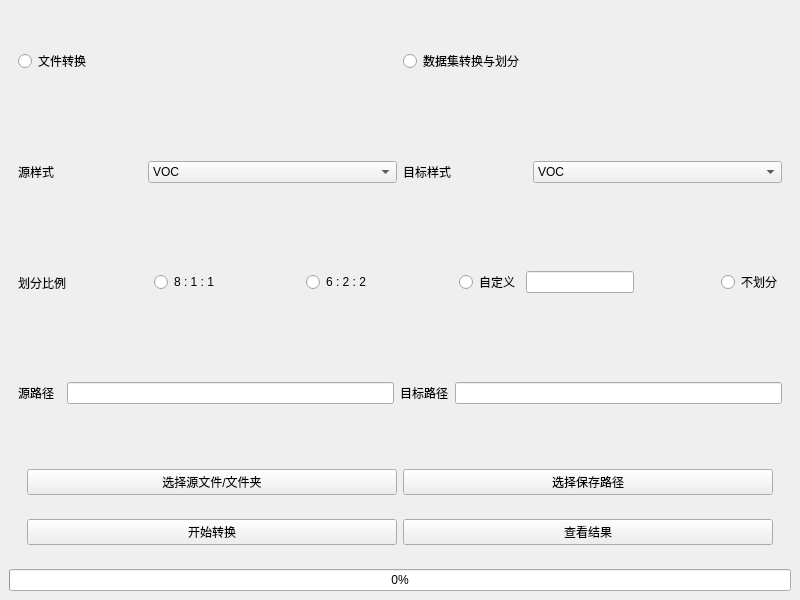
<?xml version="1.0" encoding="UTF-8"?>
<ui version="4.0">
 <class>MainWindow</class>
 <widget class="QMainWindow" name="MainWindow">
  <property name="geometry">
   <rect>
    <x>0</x>
    <y>0</y>
    <width>800</width>
    <height>600</height>
   </rect>
  </property>
  <property name="windowTitle">
   <string>MainWindow</string>
  </property>
  <widget class="QWidget" name="centralwidget">
   <layout class="QVBoxLayout" name="verticalLayout_2">
    <item>
     <widget class="QWidget" name="widget" native="true">
      <layout class="QHBoxLayout" name="horizontalLayout">
       <item>
        <widget class="QRadioButton" name="radioButton">
         <property name="text">
          <string>文件转换  </string>
         </property>
        </widget>
       </item>
       <item>
        <widget class="QRadioButton" name="radioButton_2">
         <property name="text">
          <string>数据集转换与划分</string>
         </property>
         <property name="checkable">
          <bool>true</bool>
         </property>
         <property name="checked">
          <bool>false</bool>
         </property>
        </widget>
       </item>
      </layout>
     </widget>
    </item>
    <item>
     <widget class="QWidget" name="widget_3" native="true">
      <layout class="QHBoxLayout" name="horizontalLayout_2" stretch="1,2,1,2">
       <item>
        <widget class="QLabel" name="label">
         <property name="text">
          <string>源样式</string>
         </property>
         <property name="alignment">
          <set>Qt::AlignLeading|Qt::AlignLeft|Qt::AlignVCenter</set>
         </property>
        </widget>
       </item>
       <item>
        <widget class="QComboBox" name="comboBox">
         <item>
          <property name="text">
           <string>VOC</string>
          </property>
         </item>
         <item>
          <property name="text">
           <string>COCO</string>
          </property>
         </item>
         <item>
          <property name="text">
           <string>YOLO</string>
          </property>
         </item>
         <item>
          <property name="text">
           <string>Data Labelme</string>
          </property>
         </item>
        </widget>
       </item>
       <item>
        <widget class="QLabel" name="label_2">
         <property name="text">
          <string>目标样式</string>
         </property>
         <property name="alignment">
          <set>Qt::AlignLeading|Qt::AlignLeft|Qt::AlignVCenter</set>
         </property>
        </widget>
       </item>
       <item>
        <widget class="QComboBox" name="comboBox_2">
         <item>
          <property name="text">
           <string>VOC</string>
          </property>
         </item>
         <item>
          <property name="text">
           <string>COCO</string>
          </property>
         </item>
         <item>
          <property name="text">
           <string>YOLO</string>
          </property>
         </item>
         <item>
          <property name="text">
           <string>Data Labelme</string>
          </property>
         </item>
        </widget>
       </item>
      </layout>
     </widget>
    </item>
    <item>
     <widget class="QWidget" name="widget_4" native="true">
      <layout class="QHBoxLayout" name="horizontalLayout_3" stretch="0,0,0,0,0,0,0,0,0,0">
       <item>
        <widget class="QLabel" name="label_3">
         <property name="text">
          <string>划分比例</string>
         </property>
        </widget>
       </item>
       <item>
        <spacer name="horizontalSpacer_5">
         <property name="orientation">
          <enum>Qt::Horizontal</enum>
         </property>
         <property name="sizeHint" stdset="0">
          <size>
           <width>40</width>
           <height>20</height>
          </size>
         </property>
        </spacer>
       </item>
       <item>
        <widget class="QRadioButton" name="radioButton_3">
         <property name="text">
          <string>8 : 1 : 1</string>
         </property>
        </widget>
       </item>
       <item>
        <spacer name="horizontalSpacer_4">
         <property name="orientation">
          <enum>Qt::Horizontal</enum>
         </property>
         <property name="sizeHint" stdset="0">
          <size>
           <width>40</width>
           <height>20</height>
          </size>
         </property>
        </spacer>
       </item>
       <item>
        <widget class="QRadioButton" name="radioButton_4">
         <property name="text">
          <string>6 : 2 : 2</string>
         </property>
        </widget>
       </item>
       <item>
        <spacer name="horizontalSpacer_2">
         <property name="orientation">
          <enum>Qt::Horizontal</enum>
         </property>
         <property name="sizeHint" stdset="0">
          <size>
           <width>40</width>
           <height>20</height>
          </size>
         </property>
        </spacer>
       </item>
       <item>
        <widget class="QRadioButton" name="radioButton_5">
         <property name="text">
          <string>自定义</string>
         </property>
        </widget>
       </item>
       <item>
        <widget class="QLineEdit" name="lineEdit"/>
       </item>
       <item>
        <spacer name="horizontalSpacer_3">
         <property name="orientation">
          <enum>Qt::Horizontal</enum>
         </property>
         <property name="sizeHint" stdset="0">
          <size>
           <width>40</width>
           <height>20</height>
          </size>
         </property>
        </spacer>
       </item>
       <item>
        <widget class="QRadioButton" name="radioButton_6">
         <property name="text">
          <string>不划分</string>
         </property>
        </widget>
       </item>
      </layout>
     </widget>
    </item>
    <item>
     <widget class="QWidget" name="widget_8" native="true">
      <layout class="QHBoxLayout" name="horizontalLayout_6">
       <item>
        <widget class="QLabel" name="label_4">
         <property name="text">
          <string>源路径  </string>
         </property>
        </widget>
       </item>
       <item>
        <widget class="QLineEdit" name="lineEdit_3">
         <property name="dragEnabled">
          <bool>false</bool>
         </property>
         <property name="readOnly">
          <bool>true</bool>
         </property>
        </widget>
       </item>
       <item>
        <widget class="QLabel" name="label_5">
         <property name="text">
          <string>目标路径</string>
         </property>
        </widget>
       </item>
       <item>
        <widget class="QLineEdit" name="lineEdit_2">
         <property name="readOnly">
          <bool>true</bool>
         </property>
        </widget>
       </item>
      </layout>
     </widget>
    </item>
    <item>
     <widget class="QWidget" name="widget_2" native="true">
      <layout class="QVBoxLayout" name="verticalLayout_3">
       <item>
        <widget class="QWidget" name="widget_7" native="true">
         <layout class="QHBoxLayout" name="horizontalLayout_4">
          <item>
           <widget class="QPushButton" name="pushButton_2">
            <property name="text">
             <string>选择源文件/文件夹</string>
            </property>
           </widget>
          </item>
          <item>
           <widget class="QPushButton" name="pushButton">
            <property name="text">
             <string>选择保存路径</string>
            </property>
           </widget>
          </item>
         </layout>
        </widget>
       </item>
       <item>
        <widget class="QWidget" name="widget_6" native="true">
         <layout class="QHBoxLayout" name="horizontalLayout_5">
          <item>
           <widget class="QPushButton" name="pushButton_3">
            <property name="text">
             <string>开始转换</string>
            </property>
           </widget>
          </item>
          <item>
           <widget class="QPushButton" name="pushButton_4">
            <property name="text">
             <string>查看结果</string>
            </property>
           </widget>
          </item>
         </layout>
        </widget>
       </item>
      </layout>
     </widget>
    </item>
    <item>
     <widget class="QProgressBar" name="progressBar">
      <property name="value">
       <number>0</number>
      </property>
     </widget>
    </item>
   </layout>
  </widget>
 </widget>
 <resources/>
 <connections/>
</ui>
